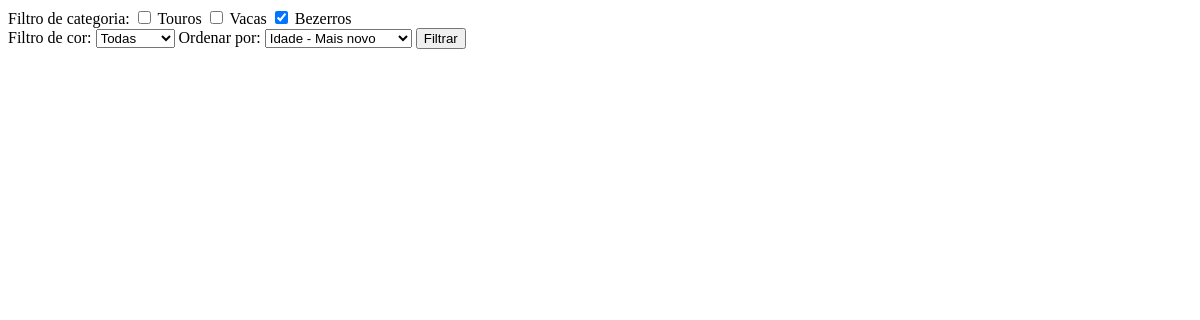
Page /list on the earlier database version.
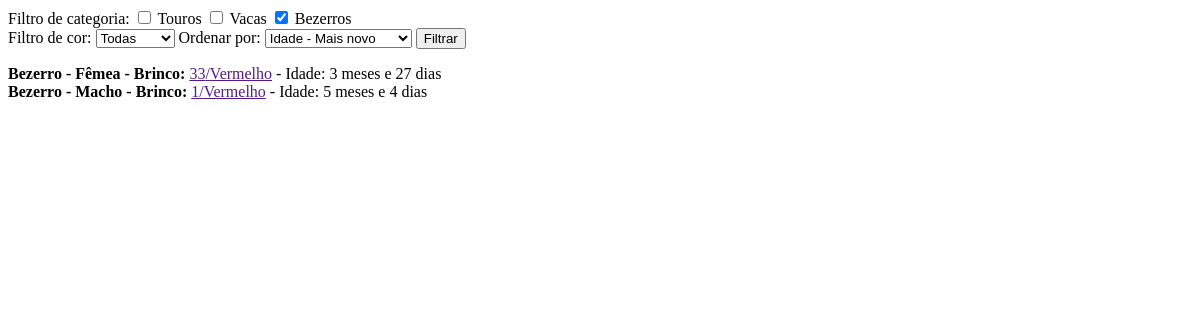
Same page on the later database version.
### criacao/models.py (models this page shows)
class cabecagado(models.Model):
    id = AutoField(primary_key=True)
    author = ForeignKey(settings.AUTH_USER_MODEL,on_delete=models.CASCADE)
    n_etiqueta = IntegerField()
    brinco = ForeignKey(brinco,on_delete=models.CASCADE)
    nascimento = DateField()
    MALE = "Macho"
    FEMALE = "Fêmea"
    SEXO_CHOICES = (
        (MALE, "Macho"),
        (FEMALE, "Fêmea"),
    )
    sexo = models.CharField(max_length=5,
                  choices=SEXO_CHOICES,)
    observacoes = TextField(max_length=280,blank=True,null=True)
    esta_vivo = BooleanField(default=True)
    morte = DateField(null=True,blank=True)
    causa_mortis = CharField(blank=True,max_length=30,null=True)
    BOI = "Boi"
    MATRIZ = "Vaca"
    CRIA = "Bezerro"
    TIPO_CHOICES = (
        (BOI, "Touro"),
        (MATRIZ, "Vaca"),
        (CRIA,"Bezerro")
    )
    tipo = models.CharField(max_length=7,choices=TIPO_CHOICES,)
    def idade(self):
        dias = (datetime.date.today()-self.nascimento).days
        anos = dias//365
        meses = (dias%365)//30
        dias = ((dias%365)%30)
        return f"{f'{anos} anos, ' if anos else ''}{f'{meses} meses e ' if meses else ''}{dias} dias"

class brinco(models.Model):
    id = AutoField(primary_key=True)
    cor_nome = CharField(max_length=16,unique=True)
    cor = ColorField()

### criacao/views.py (the view, shortened to what this page needs)
# urls.py: path("list",CabecaListView)
def CabecaListView(request):
    if request.method == "GET":
        boi_checked = False
        matriz_checked = False
        cria_checked = True
        order_by_selected = False
        brinco_selected = False
        order_by_text = False
        brincos_set = cabecagado.objects.all()
        context = {"boi": "checked" if boi_checked else "",
                   "matriz": "checked" if matriz_checked else "",
                   "cria": "checked" if cria_checked else "",
                   "brincos": brinco.objects.all(),
                   "brinco_selected" : brinco_selected,
                   "order_by_selected": order_by_selected,
                   "order_by_text":order_by_text
                   }
        cabecas_set = cabecagado.objects.none()
        if boi_checked:
            cabecas_set = cabecas_set.union(cabecagado.objects.filter(tipo=cabecagado.BOI))
        if matriz_checked:
            cabecas_set = cabecas_set.union(cabecagado.objects.filter(tipo=cabecagado.MATRIZ))
        if cria_checked:
            cabecas_set = cabecas_set.union(cabecagado.objects.filter(tipo=cabecagado.CRIA))
        cabecas_set = cabecas_set & brincos_set
        if order_by_selected:
            if order_by_selected == "crescente":
                cabecas_set = cabecas_set.order_by('n_etiqueta')
            elif order_by_selected == "maisnovo":
                cabecas_set = cabecas_set.order_by('-nascimento')
            elif order_by_selected == "maisvelho":
                cabecas_set = cabecas_set.order_by('nascimento')
            elif order_by_selected == "decrescente":
                cabecas_set = cabecas_set.order_by('-n_etiqueta')
        else:
            cabecas_set = cabecas_set.order_by('-nascimento')
        context["cabecas"] = cabecas_set
        return render(request,"cabecaslist.html",context)

### criacao/templates/cabecaslist.html (shortened to what this page needs)
<body>
    <form action="list" method="get">
        Filtro de categoria:
        <input type = "checkbox"  id = "boi" name = "boi_checked" value = "True" {{boi}}>
        <label for="boi">Touros</label>
        <input type = "checkbox" id="matriz" name = "matriz_checked" value = "True" {{matriz}}>
        <label for="matriz">Vacas</label>
        <input type = "checkbox" id = "cria"  name = "cria_checked" value = "True" {{cria}}>
        <label for="cria">Bezerros</label><br>
        Filtro de cor:
        <select name="cor">
            <option value="all" selected>Todas</option>
        </select>
        Ordenar por:
        <select name="order_by">
            <option value="maisnovo" >Idade - Mais novo</option>
        </select>
        <input type="submit" value="Filtrar" />
    </form>
    {% for cabeca in cabecas %}
     <b>{{cabeca.tipo}} - {{cabeca.sexo}} - Brinco: </b><a href= "">{{cabeca.n_etiqueta}}/{{cabeca.brinco.cor_nome}}</a> - Idade: {{cabeca.idade}}<br>
    {% endfor %}
</body>

Differences in the rows shown:
added cabecagado: tipo "Bezerro", sexo "Fêmea", n_etiqueta "33", brinco.cor_nome "Vermelho", idade "3 meses e 27 dias"
now on this page (row edited): cabecagado: tipo "Bezerro", sexo "Macho", n_etiqueta "1", brinco.cor_nome "Vermelho", idade "5 meses e 4 dias"
